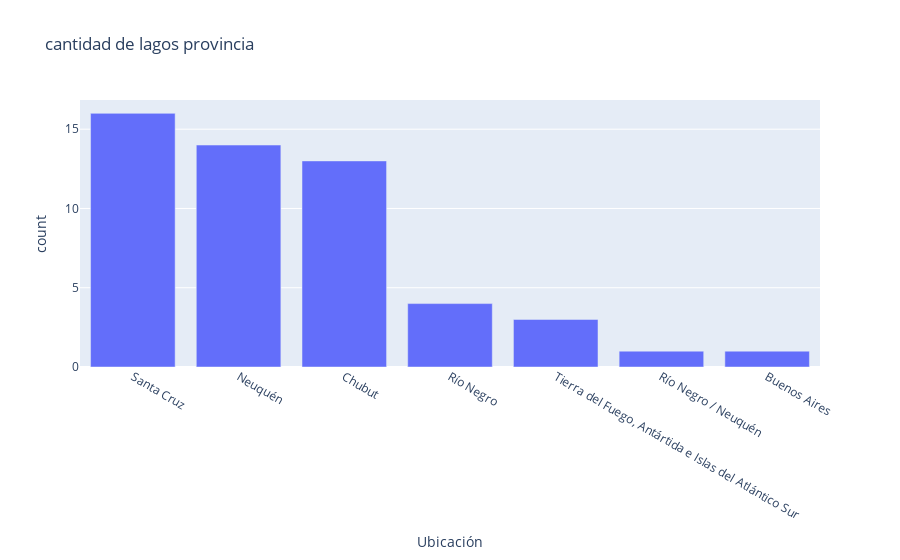

This figure's notebook cell:
### Markdown cell above
## Gráfico de barra sobre la cantidad de lagos provincia

### Code cell
fig=px.bar(data_frame= p, x= p.index, y= p, title="cantidad de lagos provincia")
fig.show()

### Figure 1 — Plotly figure (JSON) as saved in the notebook; plotly's stock layout.template omitted (floating-point values rounded to 4 significant figures)
{"data": [{"hovertemplate": "Ubicación=%{x}<br>count=%{y}<extra></extra>", "legendgroup": "", "marker": {"color": "#636efa", "pattern": {"shape": ""}}, "name": "", "orientation": "v", "showlegend": false, "textposition": "auto", "type": "bar", "x": ["Santa Cruz", "Neuquén", "Chubut", "Río Negro", "Tierra del Fuego, Antártida e Islas del Atlántico Sur", "Río Negro / Neuquén", "Buenos Aires"], "xaxis": "x", "y": [16, 14, 13, 4, 3, 1, 1], "yaxis": "y"}], "layout": {"barmode": "relative", "legend": {"tracegroupgap": 0}, "title": {"text": "cantidad de lagos provincia"}, "xaxis": {"anchor": "y", "domain": [0, 1], "title": {"text": "Ubicación"}}, "yaxis": {"anchor": "x", "domain": [0, 1], "title": {"text": "count"}}}}
